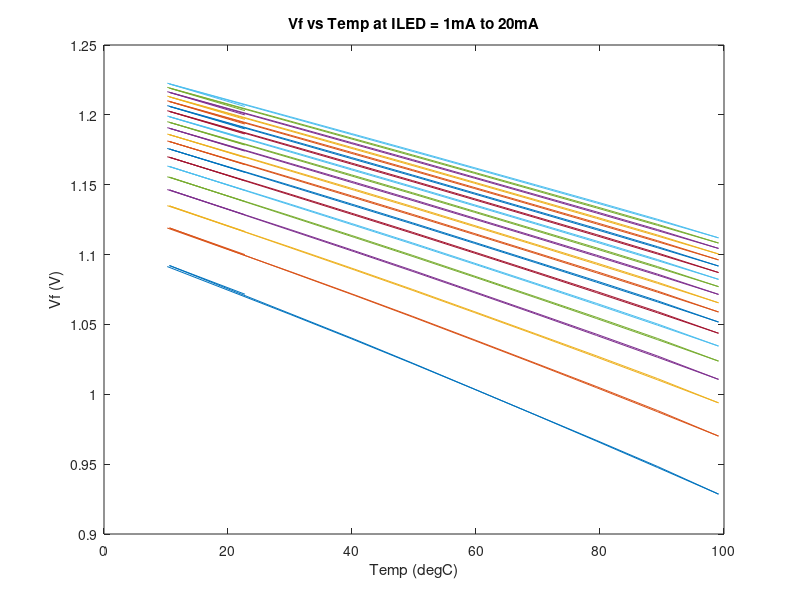
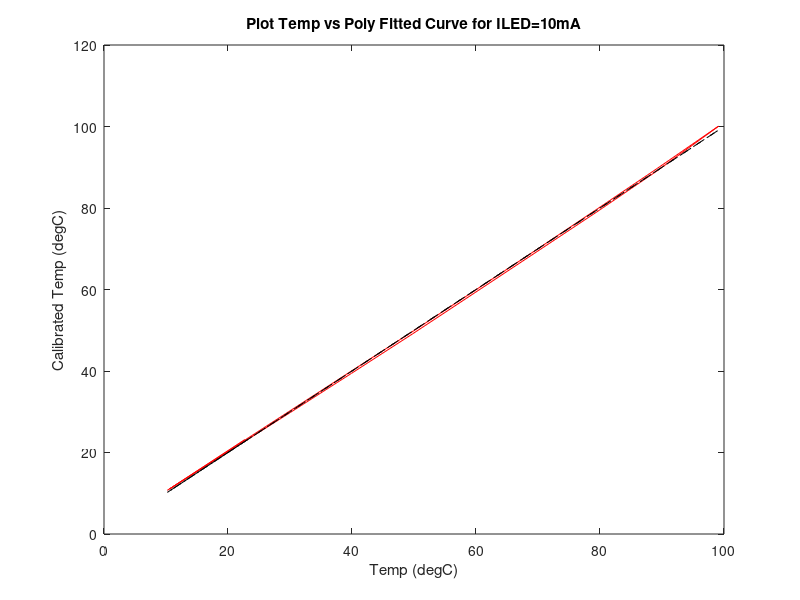
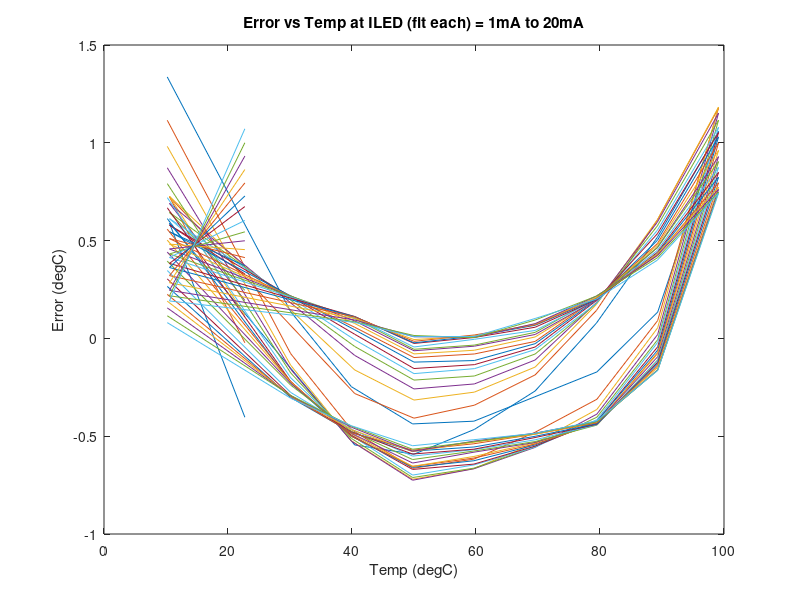

MATLAB code for these plots, in order:
close all; clear all; clc;

load('thermalLEDonly.mat');

ILED=data(:,1);
Temp=data(:,2);     %T(K) = T(�C) + 273.15
VLED=data(:,3);
PDout=data(:,4);


X_ILED=ILED(1:20);
i=1;

Temptemp=[];
Y_Temp=[];
for i=1:length(Temp)/20
    Temptemp=Temp((i-1)*20+10);
    Y_Temp=[Y_Temp;Temptemp];
    
end


Y_Vf=[];
p_fit=[];
figure('Name','Plot Vf lines','NumberTitle','off');

for j=1:20
    for i=1:length(Temp)/20
        Y_Vftemp=VLED((i-1)*20+j);
        Y_Vf=[Y_Vf;Y_Vftemp];
    end
    plot(Y_Temp,Y_Vf);
    hold on;
      
    Y_Vf=[];
end
title('Vf vs Temp at ILED = 1mA to 20mA');
xlabel('Temp (degC)');
ylabel('Vf (V)');
hold off;

figure('Name','Plot Temp vs Poly Fitted Curve for ILED=10mA','NumberTitle','off');

for j=10
    for i=1:length(Temp)/20
        Y_Vftemp=VLED((i-1)*20+j);
        Y_Vf=[Y_Vf;Y_Vftemp];
    end
        
    p=polyfit(Y_Vf,Y_Temp,1);
    p_fit=[p_fit;p];
    Tcal=polyval(p,Y_Vf);
    plot(Y_Temp,Tcal,'r');
    
    hold on;
    
    Y_Vf=[];
    
end
plot(Y_Temp,Y_Temp,'k--');
title('Plot Temp vs Poly Fitted Curve for ILED=10mA');
xlabel('Temp (degC)');
ylabel('Calibrated Temp (degC)');
hold off;




figure('Name','Plot Error (degC) lines Fit each','NumberTitle','off');

for j=1:20
    for i=1:length(Temp)/20
        Y_Vftemp=VLED((i-1)*20+j);
        Y_Vf=[Y_Vf;Y_Vftemp];
    end
        
    p=polyfit(Y_Vf,Y_Temp,1);
    p_fit=[p_fit;p];
    Tcal=polyval(p,Y_Vf);
    Err=Tcal-Y_Temp;
    plot(Y_Temp,Err);
    
    hold on;
    
    Y_Vf=[];
     Tcal=[];
     Err=[];
    
end
title('Error vs Temp at ILED (fit each) = 1mA to 20mA');
xlabel('Temp (degC)');
ylabel('Error (degC)');
hold off;



